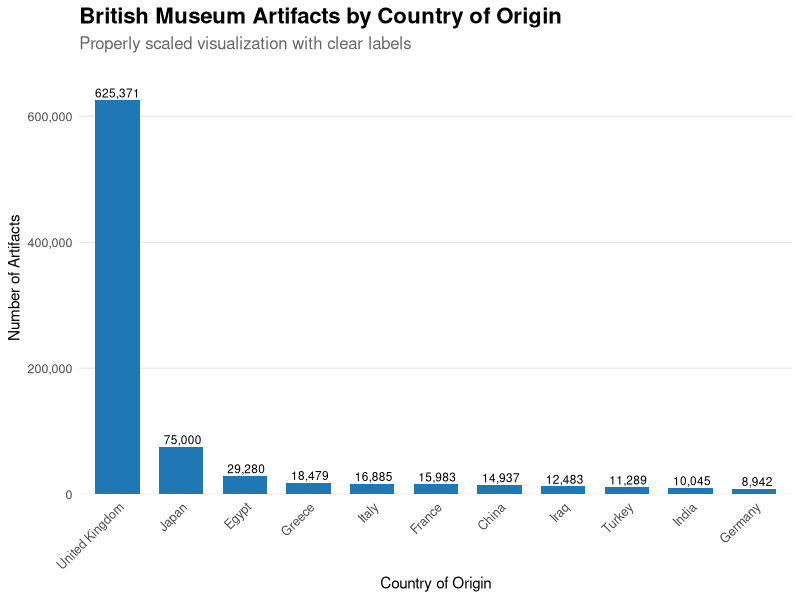
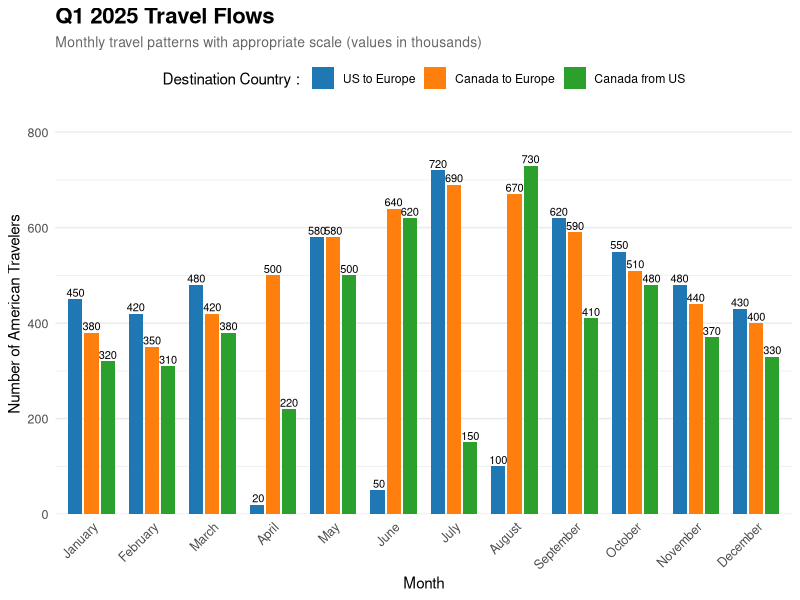

These figures' R source, in order:
## ---- chunk 1
library(ggplot2)
library(dplyr) 

# Simulate data for British Museum artifacts by country 
set.seed(123)
countries <- c("United Kingdom", "Egypt", "Greece", "Italy", "France",                 "China", "Iraq", "Turkey", "India", "Germany", "Japan") 
stolen_things_counts <- c(625371, 29280, 18479, 16885, 15983, 14937,                       12483, 11289, 10045, 8942, 75000)  # Approximate values  
data <- data.frame(   Country = factor(countries, levels = countries[order(stolen_things_counts, decreasing = TRUE)]),   Count = stolen_things_counts )  # Create improved bar plot 
p1 <- ggplot(data, aes(x = Country, y = Count)) +   
  geom_bar(stat = "identity", fill = "#1f77b4", width = 0.7) +  
  geom_text(aes(label = format(Count, big.mark = ",")),              
            vjust = -0.3, size = 3) +  
  labs(     title = "British Museum Artifacts by Country of Origin",    
            subtitle = "Properly scaled visualization with clear labels",   
            x = "Country of Origin",   
            y = "Number of Artifacts"   ) + 
  theme_minimal() + 
  theme(     axis.text.x = element_text(angle = 45, 
                                        hjust = 1, size = 9),   
             axis.text.y = element_text(size = 9),   
             plot.title = element_text(size = 16, face = "bold"), 
             plot.subtitle = element_text(size = 12, color = "gray40"),  
             panel.grid.major.x = element_blank(),    
             panel.grid.minor.y = element_blank()   ) + 
  scale_y_continuous(     labels = scales::comma,  
                          expand = expansion(mult = c(0, 0.1))   ) 
print(p1)
## ---- chunk 2
# Simulate data for American travel to Europe
set.seed(456)
months <- month.name 
countries_travel <- c("US to Europe", "Canada to Europe", "Canada from US")  # Create realistic monthly travel data (in thousands)
travel_data <- expand.grid(   Month = factor(months, levels = months),   Country = countries_travel )  # Add simulated travel counts  
travel_data$Travelers <- c(  
  c(450, 420, 480, 20, 580, 50, 720, 100, 620, 550, 480, 430),    
  c(380, 350, 420, 500, 580, 640, 690, 670, 590, 510, 440, 400),   
  
  c(320, 310, 380, 220, 500, 620, 150, 730, 410, 480, 370, 330) ) * 1000 
plot2 <- ggplot(travel_data, aes(x = Month, y = Travelers, fill = Country)) +  
  geom_bar(stat = "identity", position = position_dodge(width = 0.8), width = 0.7) +  
  geom_text(     aes(label = format(round(Travelers/1000, 0), big.mark = ",")),   
                 position = position_dodge(width = 0.8),    
                 vjust = -0.3, size = 2.8, angle = 0   ) +   
  labs(     title = "Q1 2025 Travel Flows",    
            subtitle = "Monthly travel patterns with appropriate scale (values in thousands)",     x = "Month",     
            y = "Number of American Travelers",  
            fill = "Destination Country : "   ) +   
  theme_minimal() +  
  theme(     axis.text.x = element_text(angle = 45, hjust = 1, size = 9),    
             axis.text.y = element_text(size = 9),    
             plot.title = element_text(size = 16, face = "bold"),    
             plot.subtitle = element_text(size = 10, color = "gray40"),    
             legend.position = "top",    
             panel.grid.major.x = element_blank()   ) +   
  scale_fill_manual(values = c("#1f77b4", "#ff7f0e", "#2ca02c")) +   
  scale_y_continuous(     labels = function(x) format(x/1000, big.mark = ","),     expand = expansion(mult = c(0, 0.15))   )  

print(plot2)
